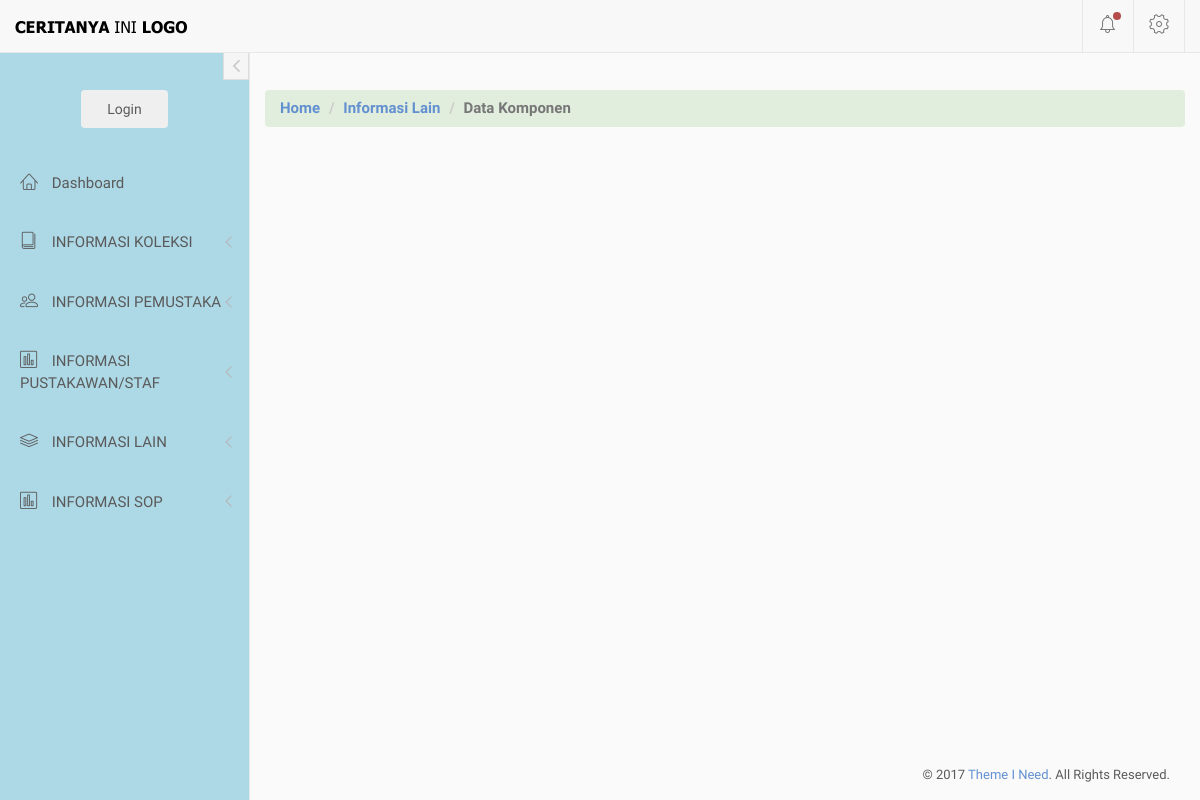
The page /lain/komponen on the database as committed earlier.
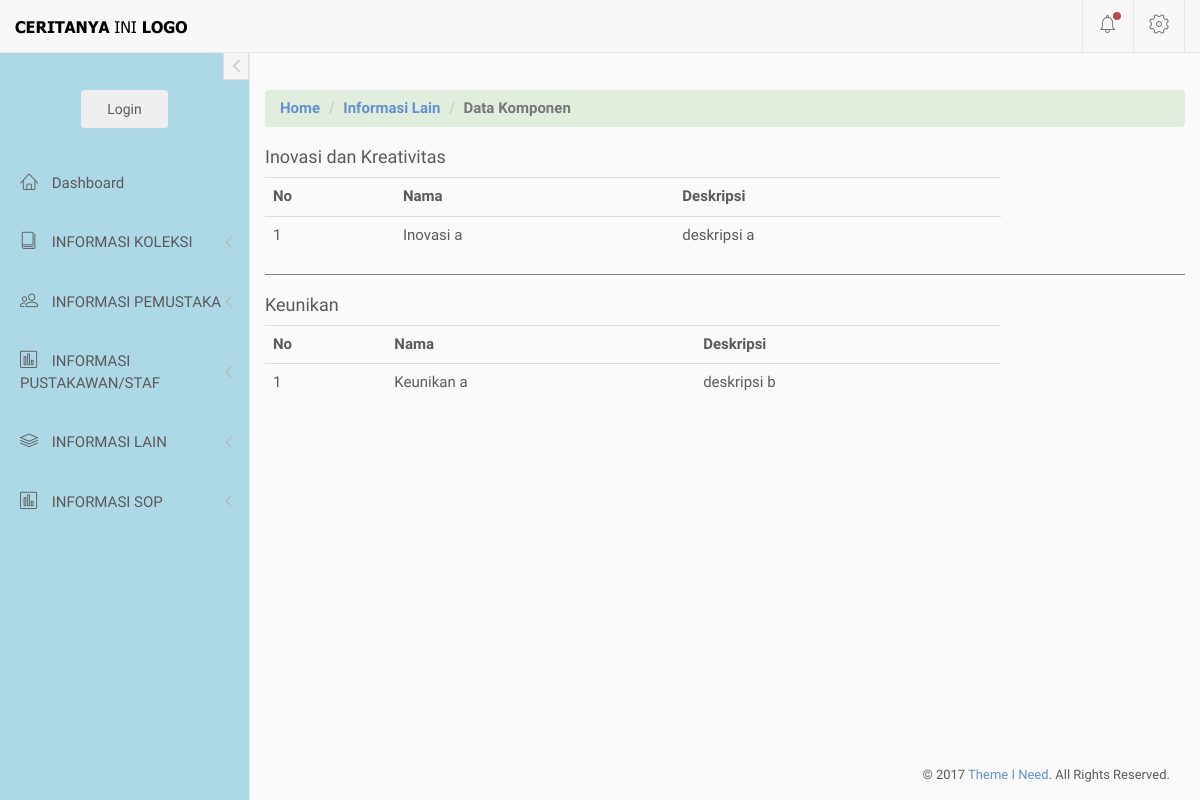
The same page on the database as committed later.
### tables this page shows
CREATE TABLE `list_komponen` (
  `id` int(11) NOT NULL,
  `nama` varchar(100) NOT NULL,
  `jenis` int(2) NOT NULL,
  `deskripsi` varchar(500) NOT NULL,
  `file` varchar(500) NOT NULL,
  `update_id` int(50) NOT NULL
);

CREATE TABLE `tbl_jenis_komponen` (
  `id` int(2) NOT NULL,
  `komponen` varchar(25) NOT NULL,
  `update_id` int(50) NOT NULL
);

### application/controllers/lain.php (called while the page is built, shortened)
<?php
    Class Lain extends CI_Controller{
        public function __construct(){
            $this->load->model('m_main');
        }
        public function komponen(){
            $data['komponen'] = $this->m_main->get_komponen();
            $data['jenis_komponen'] = $this->m_main->get_data('tbl_jenis_komponen')->result();
            $this->load->view('diffdash/header');
            $this->load->view('diffdash/sidebar');
            $this->load->view('lain/v_komponen', $data);
            $this->load->view('diffdash/footer');
        }
    }
?>

### index.php (called while the page is built, shortened)
<?php
require_once BASEPATH.'core/CodeIgniter.php';

### application/models/m_main.php (called while the page is built, shortened)
<?php
    class M_main extends CI_Model{
        public function get_komponen(){
            $query = $this->db->query('SELECT *, tbl.komponen
                FROM list_komponen as l LEFT JOIN tbl_jenis_komponen as tbl ON l.jenis = tbl.id');
            return $query->result();
        }
    }
?>

### application/views/lain/v_komponen.php (the view, shortened to what this page needs)
<div>
    <nav aria-label="breadcrumb">
        <ol class="breadcrumb">
            <li class="breadcrumb-item "><a href="#">Home</a></li>
            <li class="breadcrumb-item "><a href="#">Informasi Lain</a></li>
            <li class="breadcrumb-item active" aria-current="page">Data Komponen</li>
        </ol>
    </nav>
<?php $nomor = 1; $kolom=0; ?>
<div style="clear: both;">
        <?php foreach($komponen as $row):
            if($kolom != $row->jenis){ $nomor = 1;
            if($kolom != 0){?></table> <hr> <?php } ?>
            <h4><?php echo $row->komponen; ?> </h4>
            <table class="table" style="width:80%">
            <tr>
                <th>No</th>
                <th>Nama</th>
                <th>Deskripsi</th>
            </tr>
            <?php $kolom=$row->jenis;} ?>
            <tr>
                <td><?php echo $nomor++ ?></td>
                <td><?php echo $row->nama ?></td>
                <td><?php echo $row->deskripsi ?></td>
            </tr>
        <?php endforeach; ?>
    </table>
</div>
</div>

Rows that differ between the two databases and show on the page:
added list_komponen: jenis.komponen "Inovasi dan Kreativitas", nama "Inovasi a", deskripsi "deskripsi a"
added list_komponen: jenis.komponen "Keunikan", nama "Keunikan a", deskripsi "deskripsi b"
